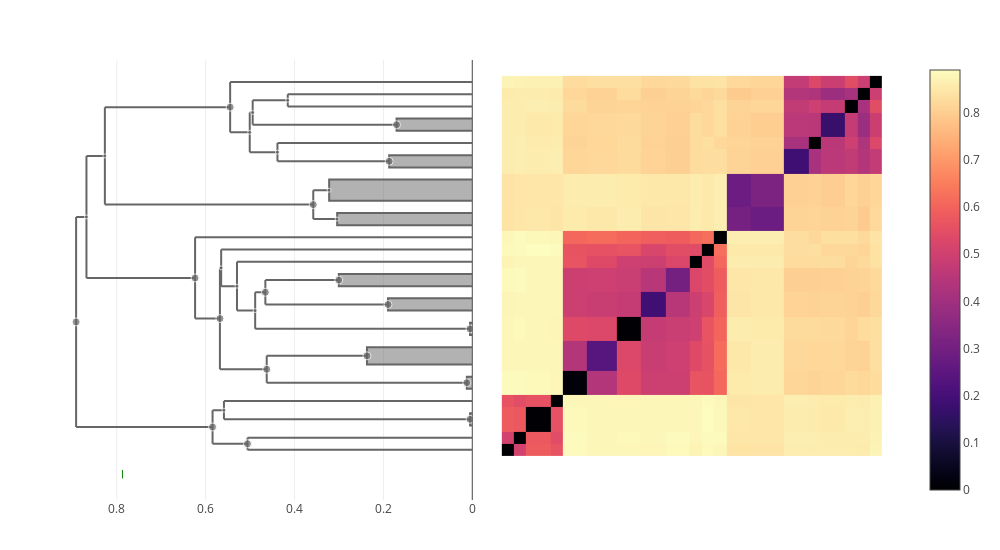

The notebook cell this image was saved under:
### Markdown cell above
### nucleatum

### Code cell
let taxon = "nucleatum"
    trees[taxon] = cluster_annotate(cdata, taxon)
    plot(clustermap(cdata, trees[taxon]))
end

### Figure 1 — Plotly figure (JSON) as saved in the notebook; plotly's stock layout.template omitted (floating-point values rounded to 4 significant figures; data arrays with more than 128 entries replaced by an {"elided": "..."} marker saying what was removed)
{"data": [{"colorscale": {"elided": "256x2 mixed values"}, "type": "heatmap", "x": [0.5, 1.5, 2.5, 4.5, 5.5, 7.5, 9.914, 11.91, 13.91, 15.91, 16.91, 17.91, 18.91, 20.91, 23.65, 25.65, 26.65, 28.65, 29.65, 30.65, 31.65], "y": [0.5, 1.5, 2.5, 4.5, 5.5, 7.5, 9.914, 11.91, 13.91, 15.91, 16.91, 17.91, 18.91, 20.91, 23.65, 25.65, 26.65, 28.65, 29.65, 30.65, 31.65], "z": {"elided": "20x20 float values"}}, {"hoverinfo": "skip", "line": {"color": "#666666"}, "mode": "lines", "showlegend": false, "type": "scatter", "x": [0.3578, 0.3578, null, 0.3578, 0.3041, null, 0.3578, 0.322, null], "xaxis": "x2", "y": [19.91, 22.28, null, 19.91, 19.91, null, 22.28, 22.28, null], "yaxis": "y"}, {"hoverinfo": "skip", "line": {"color": "#666666"}, "mode": "lines", "showlegend": false, "type": "scatter", "x": [0.5008, 0.5008, null, 0.5008, 0.4384, null, 0.5008, 0.4941, null], "xaxis": "x2", "y": [25.4, 28.65, null, 25.4, 25.4, null, 28.65, 28.65, null], "yaxis": "y"}, {"hoverinfo": "skip", "line": {"color": "#666666"}, "mode": "lines", "showlegend": false, "type": "scatter", "x": [0.4626, 0.4626, null, 0.4626, 0.01225, null, 0.4626, 0.237, null], "xaxis": "x2", "y": [6.5, 8.707, null, 6.5, 6.5, null, 8.707, 8.707, null], "yaxis": "y"}, {"fill": "toself", "hoverinfo": "skip", "line": {"color": "#666666"}, "mode": "lines", "showlegend": false, "type": "scatter", "x": [0, 0.187, 0.187, 0], "xaxis": "x2", "y": [24.15, 24.15, 25.15, 25.15], "yaxis": "y"}, {"hoverinfo": "skip", "line": {"color": "#666666"}, "mode": "lines", "showlegend": false, "type": "scatter", "x": [0.6237, 0.6237, null, 0.6237, 0.5679, null, 0.6237, 0, null], "xaxis": "x2", "y": [11.76, 18.41, null, 11.76, 11.76, null, 18.41, 18.41, null], "yaxis": "y"}, {"fill": "toself", "hoverinfo": "skip", "line": {"color": "#666666"}, "mode": "lines", "showlegend": false, "type": "scatter", "x": [0, 0.1704, 0.1704, 0], "xaxis": "x2", "y": [27.15, 27.15, 28.15, 28.15], "yaxis": "y"}, {"fill": "toself", "hoverinfo": "skip", "line": {"color": "#666666"}, "mode": "lines", "showlegend": false, "type": "scatter", "x": [0, 0.322, 0.322, 0], "xaxis": "x2", "y": [21.41, 21.41, 23.15, 23.15], "yaxis": "y"}, {"hoverinfo": "skip", "line": {"color": "#666666"}, "mode": "lines", "showlegend": false, "type": "scatter", "x": [0.5058, 0.5058, null, 0.5058, 0, null, 0.5058, 0, null], "xaxis": "x2", "y": [1, 2, null, 1, 1, null, 2, 2, null], "yaxis": "y"}, {"fill": "toself", "hoverinfo": "skip", "line": {"color": "#666666"}, "mode": "lines", "showlegend": false, "type": "scatter", "x": [0, 0.004933, 0.004933, 0], "xaxis": "x2", "y": [3, 3, 4, 4], "yaxis": "y"}, {"hoverinfo": "skip", "line": {"color": "#666666"}, "mode": "lines", "showlegend": false, "type": "scatter", "x": [0.5679, 0.5679, null, 0.5679, 0.4626, null, 0.5679, 0.5651, null], "xaxis": "x2", "y": [7.604, 15.91, null, 7.604, 7.604, null, 15.91, 15.91, null], "yaxis": "y"}, {"hoverinfo": "skip", "line": {"color": "#666666"}, "mode": "lines", "showlegend": false, "type": "scatter", "x": [0.5588, 0.5588, null, 0.5588, 0.004933, null, 0.5588, 0, null], "xaxis": "x2", "y": [3.5, 5, null, 3.5, 3.5, null, 5, 5, null], "yaxis": "y"}, {"fill": "toself", "hoverinfo": "skip", "line": {"color": "#666666"}, "mode": "lines", "showlegend": false, "type": "scatter", "x": [0, 0.237, 0.237, 0], "xaxis": "x2", "y": [8, 8, 9.414, 9.414], "yaxis": "y"}, {"hoverinfo": "skip", "line": {"color": "#666666"}, "mode": "lines", "showlegend": false, "type": "scatter", "x": [0.8915, 0.8915, null, 0.8915, 0.5844, null, 0.8915, 0.8682, null], "xaxis": "x2", "y": [2.875, 20.09, null, 2.875, 2.875, null, 20.09, 20.09, null], "yaxis": "y"}, {"hoverinfo": "skip", "line": {"color": "#666666"}, "mode": "lines", "showlegend": false, "type": "scatter", "x": [0.8682, 0.8682, null, 0.8682, 0.6237, null, 0.8682, 0.8268, null], "xaxis": "x2", "y": [15.09, 25.09, null, 15.09, 15.09, null, 25.09, 25.09, null], "yaxis": "y"}, {"hoverinfo": "skip", "line": {"color": "#666666"}, "mode": "lines", "showlegend": false, "type": "scatter", "x": [0.5651, 0.5651, null, 0.5651, 0.5295, null, 0.5651, 0, null], "xaxis": "x2", "y": [14.41, 17.41, null, 14.41, 14.41, null, 17.41, 17.41, null], "yaxis": "y"}, {"hoverinfo": "skip", "line": {"color": "#666666"}, "mode": "lines", "showlegend": false, "type": "scatter", "x": [0.4656, 0.4656, null, 0.4656, 0.1896, null, 0.4656, 0.3004, null], "xaxis": "x2", "y": [12.91, 14.91, null, 12.91, 12.91, null, 14.91, 14.91, null], "yaxis": "y"}, {"hoverinfo": "skip", "line": {"color": "#666666"}, "mode": "lines", "showlegend": false, "type": "scatter", "x": [0.4384, 0.4384, null, 0.4384, 0.187, null, 0.4384, 0, null], "xaxis": "x2", "y": [24.65, 26.15, null, 24.65, 24.65, null, 26.15, 26.15, null], "yaxis": "y"}, {"fill": "toself", "hoverinfo": "skip", "line": {"color": "#666666"}, "mode": "lines", "showlegend": false, "type": "scatter", "x": [0, 0.3004, 0.3004, 0], "xaxis": "x2", "y": [14.41, 14.41, 15.41, 15.41], "yaxis": "y"}, {"hoverinfo": "skip", "line": {"color": "#666666"}, "mode": "lines", "showlegend": false, "type": "scatter", "x": [0.4941, 0.4941, null, 0.4941, 0.1704, null, 0.4941, 0.4152, null], "xaxis": "x2", "y": [27.65, 29.65, null, 27.65, 27.65, null, 29.65, 29.65, null], "yaxis": "y"}, {"hoverinfo": "skip", "line": {"color": "#666666"}, "mode": "lines", "showlegend": false, "type": "scatter", "x": [0.5844, 0.5844, null, 0.5844, 0.5058, null, 0.5844, 0.5588, null], "xaxis": "x2", "y": [1.5, 4.25, null, 1.5, 1.5, null, 4.25, 4.25, null], "yaxis": "y"}, {"fill": "toself", "hoverinfo": "skip", "line": {"color": "#666666"}, "mode": "lines", "showlegend": false, "type": "scatter", "x": [0, 0.01225, 0.01225, 0], "xaxis": "x2", "y": [6, 6, 7, 7], "yaxis": "y"}, {"hoverinfo": "skip", "line": {"color": "#666666"}, "mode": "lines", "showlegend": false, "type": "scatter", "x": [0.5449, 0.5449, null, 0.5449, 0.5008, null, 0.5449, 0, null], "xaxis": "x2", "y": [27.02, 31.15, null, 27.02, 27.02, null, 31.15, 31.15, null], "yaxis": "y"}, {"fill": "toself", "hoverinfo": "skip", "line": {"color": "#666666"}, "mode": "lines", "showlegend": false, "type": "scatter", "x": [0, 0.3041, 0.3041, 0], "xaxis": "x2", "y": [19.41, 19.41, 20.41, 20.41], "yaxis": "y"}, {"hoverinfo": "skip", "line": {"color": "#666666"}, "mode": "lines", "showlegend": false, "type": "scatter", "x": [0.8268, 0.8268, null, 0.8268, 0.3578, null, 0.8268, 0.5449, null], "xaxis": "x2", "y": [21.1, 29.08, null, 21.1, 21.1, null, 29.08, 29.08, null], "yaxis": "y"}, {"fill": "toself", "hoverinfo": "skip", "line": {"color": "#666666"}, "mode": "lines", "showlegend": false, "type": "scatter", "x": [0, 0.005164, 0.005164, 0], "xaxis": "x2", "y": [10.41, 10.41, 11.41, 11.41], "yaxis": "y"}, {"hoverinfo": "skip", "line": {"color": "#666666"}, "mode": "lines", "showlegend": false, "type": "scatter", "x": [0.5295, 0.5295, null, 0.5295, 0.4885, null, 0.5295, 0, null], "xaxis": "x2", "y": [12.41, 16.41, null, 12.41, 12.41, null, 16.41, 16.41, null], "yaxis": "y"}, {"hoverinfo": "skip", "line": {"color": "#666666"}, "mode": "lines", "showlegend": false, "type": "scatter", "x": [0.4152, 0.4152, null, 0.4152, 0, null, 0.4152, 0, null], "xaxis": "x2", "y": [29.15, 30.15, null, 29.15, 29.15, null, 30.15, 30.15, null], "yaxis": "y"}, {"fill": "toself", "hoverinfo": "skip", "line": {"color": "#666666"}, "mode": "lines", "showlegend": false, "type": "scatter", "x": [0, 0.1896, 0.1896, 0], "xaxis": "x2", "y": [12.41, 12.41, 13.41, 13.41], "yaxis": "y"}, {"hoverinfo": "skip", "line": {"color": "#666666"}, "mode": "lines", "showlegend": false, "type": "scatter", "x": [0.4885, 0.4885, null, 0.4885, 0.005164, null, 0.4885, 0.4656, null], "xaxis": "x2", "y": [10.91, 13.91, null, 10.91, 10.91, null, 13.91, 13.91, null], "yaxis": "y"}, {"customdata": [[47, 6], [54, 7], [50, 5], [40, 2], [62, 14], [46, 4], [39, 2], [55, 2], [35, 2], [60, 13], [58, 3], [42, 3], [65, 33], [64, 28], [59, 8], [51, 4], [49, 3], [44, 2], [53, 4], [61, 5], [38, 2], [57, 8], [45, 2], [63, 14], [36, 2], [56, 7], [48, 2], [41, 2], [52, 6]], "hovertemplate": "ID: %{customdata[0]}<br>\nHeight: %{x:.3f}<br>\nGenome count: %{customdata[1]}\n\n<extra></extra>", "marker": {"color": "#666666", "size": [8, 4, 8, 8, 8, 4, 8, 8, 8, 8, 4, 8, 8, 4, 4, 8, 4, 8, 4, 8, 8, 8, 4, 4, 8, 4, 4, 8, 4]}, "mode": "markers", "showlegend": false, "type": "scatter", "x": [0.3578, 0.5008, 0.4626, 0.187, 0.6237, 0.322, 0.1704, 0.5058, 0.004933, 0.5679, 0.5588, 0.237, 0.8915, 0.8682, 0.5651, 0.4656, 0.4384, 0.3004, 0.4941, 0.5844, 0.01225, 0.5449, 0.3041, 0.8268, 0.005164, 0.5295, 0.4152, 0.1896, 0.4885], "xaxis": "x2", "y": [21.1, 27.02, 7.604, 24.65, 15.09, 22.28, 27.65, 1.5, 3.5, 11.76, 4.25, 8.707, 11.48, 20.09, 15.91, 13.91, 25.4, 14.91, 28.65, 2.875, 6.5, 29.08, 19.91, 25.09, 10.91, 14.41, 29.65, 12.91, 12.41], "yaxis": "y"}, {"hovertemplate": "%{text} <br>\n%{x}\n<extra></extra>\n", "marker": {"color": "green", "line": {"color": "green", "width": 1}, "symbol": "line-ns"}, "mode": "markers", "text": ["hwasookii"], "type": "scatter", "x": [0.7872], "xaxis": "x2", "y": [-1, -1]}], "layout": {"height": 550, "hovermode": "closest", "margin": {"b": 50, "l": 50, "r": 50, "t": 60}, "showlegend": false, "width": 1000, "xaxis": {"domain": [0.505, 1], "scaleanchor": "y", "visible": false}, "xaxis2": {"autorange": "reversed", "domain": [0, 0.495], "rangemode": "nonnegative", "showspikes": true, "spikedash": "solid", "spikemode": "across", "spikethickness": 1}, "yaxis": {"scaleanchor": "x", "visible": false}}}
